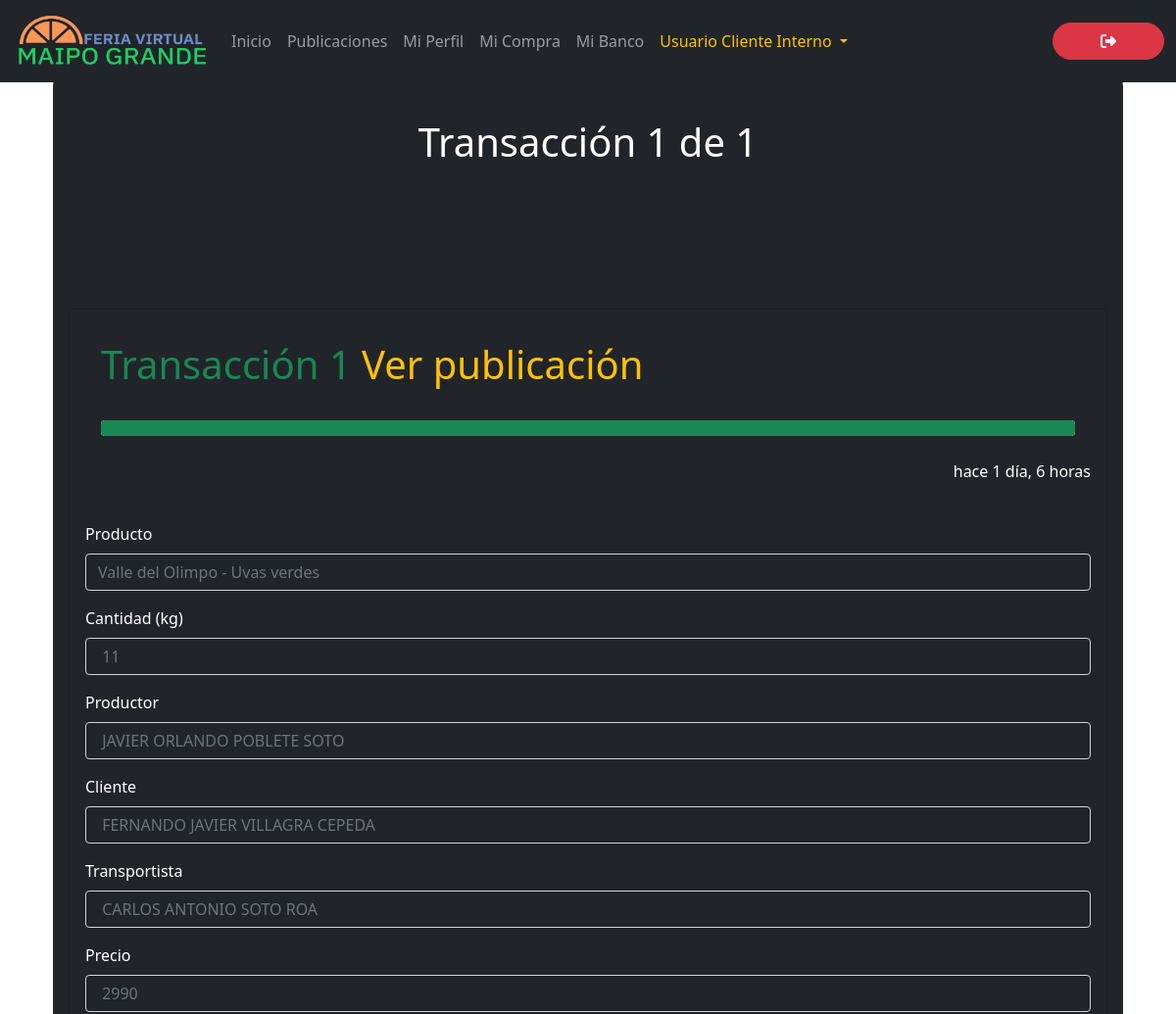
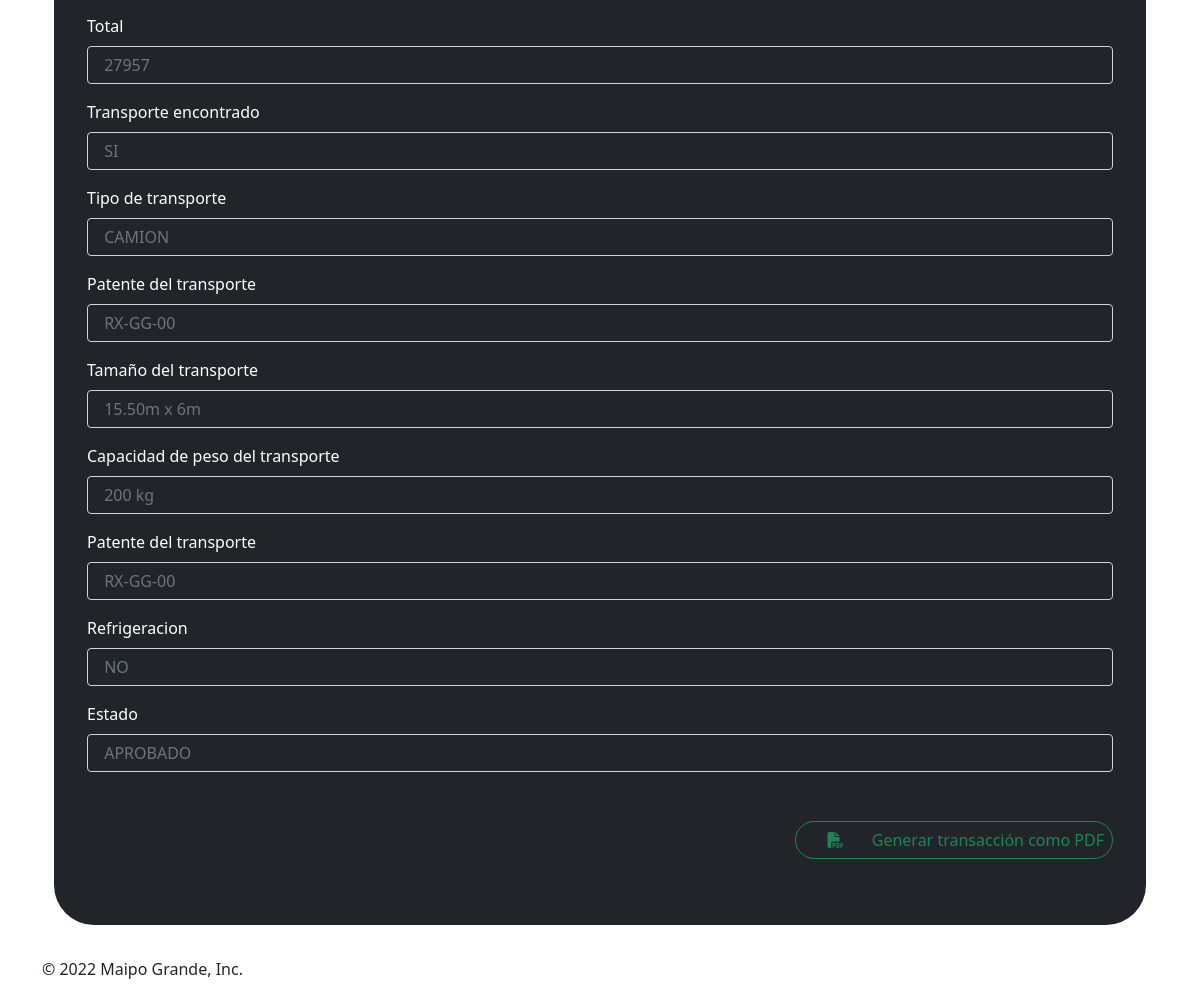
The page /contract/generate/ (signed in) on the database its author committed (2 pictures, top to bottom).
### maipogrande/models.py (models this page shows, shortened)
class Transaction(models.Model):
    id_transaction = models.AutoField(
        primary_key = True,
        editable = False
    )
    id_product = models.IntegerField(
        validators = [MinValueValidator(1), MaxValueValidator(10000000000)]
    )
    id_transport = models.IntegerField(
        validators = [MinValueValidator(1), MaxValueValidator(10000000000)]
    )
    timestamp = models.DateTimeField(
        default = timezone.localtime(timezone.now()).strftime("%Y-%m-%d %H:%M:%S")
    )
    product = models.CharField(
        max_length = 100,
        blank = True
    )
    type_sale = models.CharField(
        max_length = 15,
        choices = TYPE_SALE,
        default = TYPE_SALE[0][0]
    )
    quantity = models.IntegerField(
        validators = [MinValueValidator(1), MaxValueValidator(1000)]
    )
    producer = models.CharField(
        max_length = 100,
        blank = True
    )
    client = models.CharField(
        max_length = 100,
        blank = True
    )
    transportist = models.CharField(
        max_length = 100,
        blank = True
    )
    price = models.IntegerField(
        validators = [MinValueValidator(1000), MaxValueValidator(1000000000)]
    )
    total = models.IntegerField(
        validators = [MinValueValidator(1000), MaxValueValidator(1000000000)]
    )
    transport_status = models.CharField(
        max_length = 2,
        choices = ANSWER,
        blank = True,
        default = ANSWER[0][0]
    )
    transport_type = models.CharField(
        max_length = 150,
        choices = TYPE_TRANSPORT,
        blank = True
    )
    transport_patent = models.CharField(
        max_length = 20,
        blank = True
    )
    transport_size = models.CharField(
        max_length = 50,
        blank = True
    )
    transport_capacity = models.IntegerField(
        validators = [MinValueValidator(1), MaxValueValidator(10000)],
        default = 0
    )
    transport_refrigeration = models.CharField(
        max_length = 2,
        choices = ANSWER,
        blank = True,
        default = ANSWER[0][0]
    )
    status = models.CharField(
        max_length = 20,
        choices = OFFER_STATUS,
        default = OFFER_STATUS[0][0]
    )
    class Meta:
        ordering = ['timestamp']

### maipogrande/views.py (the view)
# urls.py: path('contract/generate/', views.generate_contract, name = 'generate_contract'),
def generate_contract(request):
	current_user = get_object_or_404(CustomUser, pk = request.user.pk)
	transactions = Transaction.objects.filter(status = 'APROBADO').all().order_by('-timestamp')
	paginator = Paginator(transactions, 1)
	page = request.GET.get('page')
	transactions = paginator.get_page(page)
	context = {'transactions' : transactions}
	return render(request, 'generate-contract.html', context)

### maipogrande/templates/generate-contract.html (shortened to what this page needs)
{% extends './layout.html' %}
{% block content %}
{% load humanize %}
{% load static %}
<div class="row">
    <div class="col-12">
		<div class="p-3 mb-2 bg-dark text-white" style="border-radius: 40px;">
			<div class="col-sm-12 col-md-12 col-lg-12 col-xl-12 bg-dark text-white">
				{% if transactions.count == 0 %}
					<div class="mb-2bg-white text-white" style="padding-top: 100px; padding-bottom: 100px;">
						<h1 class="display-6 text-center">No hay transacciones realizadas por el momento ☹</h1>
					</div>
				{% else %}
					<hr class = "featurette-divider"
						style = "padding-top : 5px; padding-bottom: 20px; background-color: transparent;">
					{% for product in transactions %}
						<div class="col-sm-12 col-md-12 col-lg-12 col-xl-12" id="available-transaction">
							<h1 class="current display-6 text-center" id="available-transactions">Transacción {{ transactions.number }} de {{ transactions.paginator.num_pages }}</h1>
							<hr class = "featurette-divider"
								style = "padding-top : 5%; padding-bottom: 5%; background-color: transparent;">
						</div>
						<div class="card bg-dark">
								<div class="card-body">
									<div class="row">
										<div class="col-sm-12 col-md-12 col-lg-12 col-xl-12">
											<div class="p-3 mb-2 bg-dark">
												{% if product.status == "APROBADO" %}
													<h1 class="display-6 text-start text-success">
														Transacción {{ product.id_transaction }}
														<a class="display-6 text-end link-warning"
															id="view-product-post"
															href="{% url 'view_product_post' product.id_product %}"
															style="text-decoration:none">Ver publicación</a>
													</h1>
													<hr class = "featurette-divider"
														style = "background-color: transparent;">
													<div class="progress">
														<div class="progress-bar bg-success" role="progressbar" style="width: 100%" aria-valuenow="100" aria-valuemin="100" aria-valuemax="100"></div>
													</div>
												{% endif %}
											</div>
											<div class = "form-group">
												<fieldset disabled>
													<div class="mb-3 text-end">
														<time data-time="#">{{ product.timestamp|naturaltime }}</time>
														<br></br>
													</div>
													<div class="mb-3">
														<label for="product" class="form-label">Producto </label>
														<input type="text" id="product" class="form-control bg-transparent text-white" placeholder="{{ product.product }}">
													</div>
													<div class="mb-3">
														<label for="quantity" class="form-label">Cantidad (kg) </label>
														<input type="text" id="quantity" class="form-control bg-transparent text-white" placeholder=" {{ product.quantity }}">
													</div>
													<div class="mb-3">
														<label for="producer" class="form-label">Productor </label>
														<input type="text" id="producer" class="form-control bg-transparent text-white" placeholder=" {{ product.producer }}">
													</div>
													<div class="mb-3">
														<label for="client" class="form-label">Cliente </label>
														<input type="text" id="client" class="form-control bg-transparent text-white" placeholder=" {{ product.client }}">
													</div>
													<div class="mb-3">
														<label for="transportation" class="form-label">Transportista </label>
														<input type="text" id="transportation" class="form-control bg-transparent text-white" placeholder=" {{ product.transportist }}">
													</div>
													<div class="mb-3">
														<label for="price" class="form-label">Precio </label>
														<input type="text" id="price" class="form-control bg-transparent text-white" placeholder=" {{ product.price }}">
													</div>
													<div class="mb-3">
														<label for="total" class="form-label">Total </label>
														<input type="text" id="total" class="form-control bg-transparent text-white" placeholder=" {{ product.total }}">
													</div>
													<div class="mb-3">
														<label for="transportation" class="form-label">Transporte encontrado </label>
														<input type="text" id="transportation" class="form-control bg-transparent text-white" placeholder=" {{ product.transport_status }}">
													</div>
													<div class="mb-3">
														<label for="transport-type" class="form-label">Tipo de transporte </label>
														<input type="text" id="transport-type" class="form-control bg-transparent text-white" placeholder=" {{ product.transport_type }}">
													</div>
													<div class="mb-3">
														<label for="patent" class="form-label">Patente del transporte </label>
														<input type="text" id="patent" class="form-control bg-transparent text-white" placeholder=" {{ product.transport_patent }}">
													</div>
													<div class="mb-3">
														<label for="size" class="form-label">Tamaño del transporte </label>
														<input type="text" id="size" class="form-control bg-transparent text-white" placeholder=" {{ product.transport_size }}">
													</div>
													<div class="mb-3">
														<label for="capcity" class="form-label">Capacidad de peso del transporte </label>
														<input type="text" id="capcity" class="form-control bg-transparent text-white" placeholder=" {{ product.transport_capacity }} kg">
													</div>
													<div class="mb-3">
														<label for="transportation" class="form-label">Patente del transporte </label>
														<input type="text" id="transportation" class="form-control bg-transparent text-white" placeholder=" {{ product.transport_patent }}">
													</div>
													<div class="mb-3">
														<label for="refrigeracion" class="form-label">Refrigeracion</label>
														<input type="text" id="refrigeracion" class="form-control bg-transparent text-white" placeholder=" {{ product.transport_refrigeration }}">
													</div>
													<div class="mb-3">
														<label for="status" class="form-label">Estado  </label>
														<input type="text" id="status" class="form-control bg-transparent text-white" placeholder=" {{ product.status }}">
													</div>
												</fieldset>
												<hr class = "featurette-divider bg-transparent">
												<div class="d-flex flex-row-reverse">
													<button class="btn btn-outline-success btn-md px-2"
															onclick="window.print();"
															style="border-radius: 40px;"
															id="btn-generate-contract">
														<span class="icon">
															<i class="fa-solid fa-file-pdf"></i>
														</span>
														<span class="btn-text">
															Generar transacción como PDF
														</span>
													</button>
												</div>
											</div>
											<hr class = "featurette-divider bg-transparent">
										</div>
									</div>
								</div>
						</div>
					{% endfor %}
				{% endif %}
			</div>
		</div>
    </div>
</div>
{% endblock %}

### maipogrande/static/css/style.css (style rules this page uses)
body { padding-top: 3rem; padding-bottom: 3rem; color: #5a5a5a; min-height: 100%; }
.featurette-divider { margin: 5rem 0; }

### maipogrande/templates/base.html (style rules this page uses)
:root { --bs-primary: brown; }
.icon { display: inline-flex; align-items: flex-start; padding: 0 24px; justify-content: start; }
.btn-text { display: inline-flex; justify-content: end; }

### rows shown on the page
Transaction: id_transaction "1", timestamp "hace 1 día, 6 horas", product "Valle del Olimpo - Uvas verdes", quantity "11", producer "JAVIER ORLANDO POBLETE SOTO", client "FERNANDO JAVIER VILLAGRA CEPEDA", transportist "CARLOS ANTONIO SOTO ROA", price "2990", total "27957", transport_status "SI", transport_type "CAMION", transport_patent "RX-GG-00", transport_size "15.50m x 6m", transport_capacity "200 kg", transport_refrigeration "NO", status "APROBADO"
